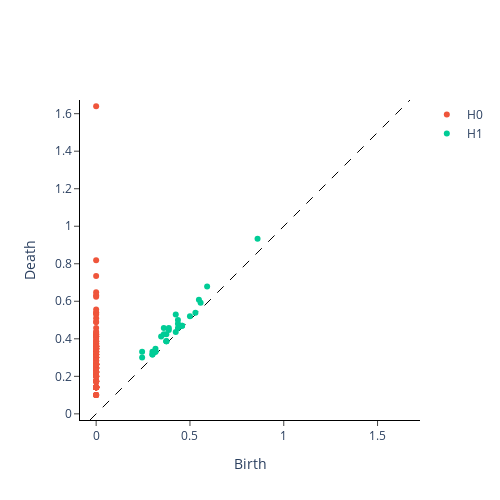

Notebook code for this chart:
### Code cell
# plot the persistence diagram - for all dataset
from gtda.plotting import plot_diagram

plot_diagram(diagram_x)
